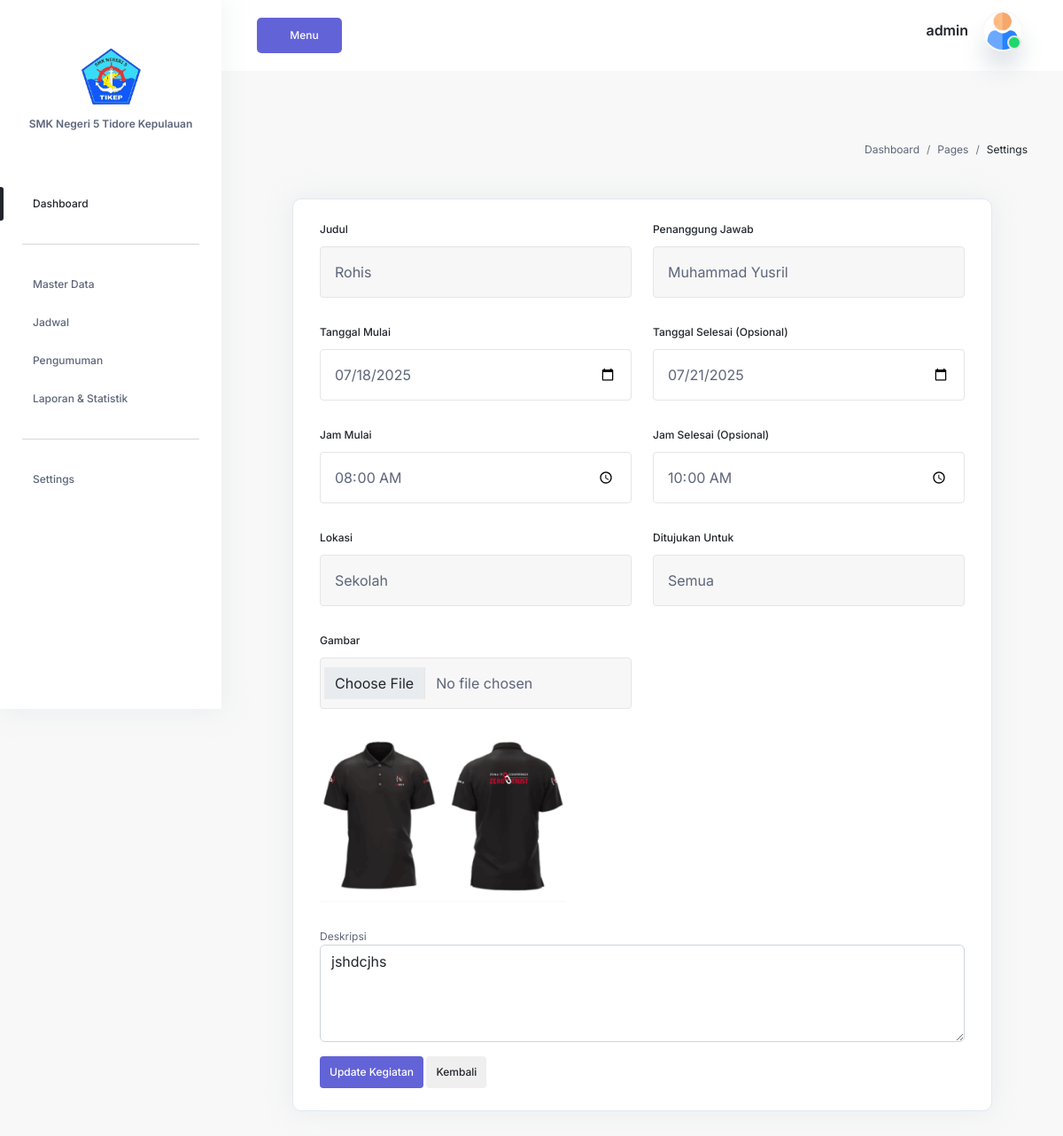
Page /login/admin/formJadwalKegiatan.php?edit=3 (signed in) on the committed database.
### tables this page shows
CREATE TABLE `users` (
  `id` int(11) NOT NULL,
  `nama` varchar(100) NOT NULL,
  `username` varchar(50) DEFAULT NULL,
  `password` varchar(255) NOT NULL,
  `email` varchar(100) NOT NULL,
  `role` enum('admin','guru','siswa') NOT NULL,
  `is_active` tinyint(1) NOT NULL DEFAULT '1',
  `login_attempts` tinyint(1) NOT NULL DEFAULT '1',
  `created_at` timestamp NOT NULL DEFAULT CURRENT_TIMESTAMP,
  `updated_at` timestamp NULL DEFAULT NULL ON UPDATE CURRENT_TIMESTAMP
);

CREATE TABLE `kegiatan` (
  `id` int(11) NOT NULL,
  `judul` varchar(150) NOT NULL,
  `deskripsi` text,
  `tanggal_mulai` date NOT NULL,
  `tanggal_selesai` date DEFAULT NULL,
  `jam_mulai` time DEFAULT NULL,
  `jam_selesai` time DEFAULT NULL,
  `lokasi` varchar(150) DEFAULT NULL,
  `penanggung_jawab_id` int(11) DEFAULT NULL,
  `ditujukan_untuk` enum('siswa','guru','semua') NOT NULL DEFAULT 'semua',
  `gambar` varchar(255) DEFAULT NULL,
  `created_at` timestamp NOT NULL DEFAULT CURRENT_TIMESTAMP,
  `updated_at` timestamp NULL DEFAULT NULL ON UPDATE CURRENT_TIMESTAMP
);

CREATE TABLE `guru` (
  `id` int(11) NOT NULL,
  `user_id` int(11) NOT NULL,
  `nip` varchar(50) NOT NULL,
  `jenis_kelamin` enum('L','P') DEFAULT NULL,
  `alamat` text,
  `no_telp` varchar(20) DEFAULT NULL,
  `created_at` timestamp NOT NULL DEFAULT CURRENT_TIMESTAMP,
  `updated_at` timestamp NULL DEFAULT NULL ON UPDATE CURRENT_TIMESTAMP
);

### login/admin/formJadwalKegiatan.php (the view, shortened to what this page needs)
<?php
include "../config/koneksi.php";
$editData = null;
if (isset($_GET['edit'])) {
    $id = (int)$_GET['edit'];
    $edit_query = mysqli_prepare($conn, "SELECT * FROM kegiatan WHERE id = ?");
    mysqli_stmt_bind_param($edit_query, "i", $id);
    mysqli_stmt_execute($edit_query);
    $edit_result = mysqli_stmt_get_result($edit_query);
    $editData = mysqli_fetch_assoc($edit_result);
}
$guru_query = mysqli_query($conn, "SELECT g.id, u.nama
                                  FROM guru g
                                  JOIN users u ON g.user_id = u.id
                                  ORDER BY u.nama");
$guruOptions = [];
while ($guru = mysqli_fetch_assoc($guru_query)) {
    $guruOptions[] = $guru;
}
?>
<?php require_once 'template/header.php';?>
<?php require_once 'template/sidebar.php';?>
<section class="section">
    <div class="container-fluid">
        <div class="title-wrapper pt-80">
            <div class="row align-items-center">
                <div class="col-md-6">
                    <div class="breadcrumb-wrapper mb-30">
                        <nav aria-label="breadcrumb">
                            <ol class="breadcrumb">
                                <li class="breadcrumb-item"><a href="#0">Dashboard</a></li>
                                <li class="breadcrumb-item"><a href="#0">Pages</a></li>
                                <li class="breadcrumb-item active" aria-current="page">Settings</li>
                            </ol>
                        </nav>
                    </div>
                </div>
            </div>
        </div>
<section class="section">
            <div class="container-fluid">
                <div class="row">
                    <div class="col-lg-12">
<div class="card-style settings-card-1 mb-30">
    <form method="POST" enctype="multipart/form-data">
        <div class="row">
            <div class="col-md-6">
                <div class="input-style-1">
                    <label>Judul</label>
                    <input type="text" name="judul" class="form-control" required
                           value="<?php echo htmlspecialchars($editData['judul'] ?? ''); ?>">
                </div>
            </div>
            <div class="col-md-6">
                <div class="input-style-1">
                    <label>Penanggung Jawab</label>
                    <select name="penanggung_jawab_id" class="form-control">
                        <?php foreach ($guruOptions as $guru): ?>
                        <option value="<?php echo $guru['id']; ?>"
                            <?php echo (isset($editData['penanggung_jawab_id']) && $editData['penanggung_jawab_id'] == $guru['id']) ? 'selected' : ''; ?>>
                            <?php echo htmlspecialchars($guru['nama']); ?>
                        </option>
                        <?php endforeach; ?>
                    </select>
                </div>
            </div>
            <div class="col-md-6">
                <div class="input-style-1">
                    <label>Tanggal Mulai</label>
                    <input type="date" name="tanggal_mulai" class="form-control" required
                           value="<?php echo htmlspecialchars($editData['tanggal_mulai'] ?? ''); ?>">
                </div>
            </div>
            <div class="col-md-6">
                <div class="input-style-1">
                    <label>Tanggal Selesai (Opsional)</label>
                    <input type="date" name="tanggal_selesai" class="form-control"
                           value="<?php echo htmlspecialchars($editData['tanggal_selesai'] ?? ''); ?>">
                </div>
            </div>
            <div class="col-md-6">
                <div class="input-style-1">
                    <label>Jam Mulai</label>
                    <input type="time" name="jam_mulai" class="form-control" required
                           value="<?php echo htmlspecialchars($editData['jam_mulai'] ?? ''); ?>">
                </div>
            </div>
            <div class="col-md-6">
                <div class="input-style-1">
                    <label>Jam Selesai (Opsional)</label>
                    <input type="time" name="jam_selesai" class="form-control"
                           value="<?php echo htmlspecialchars($editData['jam_selesai'] ?? ''); ?>">
                </div>
            </div>
            <div class="col-md-6">
                <div class="input-style-1">
                    <label>Lokasi</label>
                    <input type="text" name="lokasi" class="form-control" required
                           value="<?php echo htmlspecialchars($editData['lokasi'] ?? ''); ?>">
                </div>
            </div>
            <div class="col-md-6">
                <div class="input-style-1">
                    <label>Ditujukan Untuk</label>
                    <select name="ditujukan_untuk" class="form-control" required>
                        <option value="semua" <?php echo (isset($editData['ditujukan_untuk']) && $editData['ditujukan_untuk'] == 'semua') ? 'selected' : ''; ?>>Semua</option>
                    </select>
                </div>
            </div>
            <div class="col-md-6">
                <div class="input-style-1">
                    <label>Gambar</label>
                    <input type="file" name="gambar" class="form-control" accept="image/*" onchange="previewImage(event)">
                    <?php if (!empty($editData['gambar'])): ?>
                    <br>
                    <img id="preview" src="<?php echo htmlspecialchars($editData['gambar']); ?>" style="max-height: 200px;">
                    <?php else: ?>
                    <br><img id="preview" style="max-height: 200px; display:none;">
                    <?php endif; ?>
                </div>
            </div>
            <div class="col-md-12">
                <label>Deskripsi</label>
                <textarea name="deskripsi" rows="4" class="form-control" required><?php echo htmlspecialchars($editData['deskripsi'] ?? ''); ?></textarea>
            </div>
            <div class="col-md-12 mt-3">
                <button type="submit" name="<?php echo isset($editData) ? 'update' : 'simpan'; ?>" class="main-btn primary-btn btn-hover">
                    <?php echo isset($editData) ? 'Update' : 'Tambah'; ?> Kegiatan
                </button>
                <a href="jadwalKegiatan.php" class="main-btn light-btn btn-hover">Kembali</a>
            </div>
        </div>
    </form>
</div>
                </div>
                </div>
            </div>
        </section>
    </div>
</section>
<?php require_once 'template/footer.php';?>

### login/admin/template/header.php (shortened to what this page needs)
<?php
include "../config/koneksi.php";
$user_id = $_SESSION['user_id'];
$query = mysqli_query($conn, "SELECT * FROM users WHERE id = '$user_id'");
 $data = mysqli_fetch_assoc($query);
?>
    <!DOCTYPE html>
<html lang="en">
    <head>
        <link rel="stylesheet" href="https://cdn.jsdelivr.net/npm/@fortawesome/fontawesome-free@5.15.4/css/fontawesome.min.css">
        <link
            href="https://cdn.jsdelivr.net/npm/bootstrap@5.2.0-beta1/dist/css/bootstrap.min.css"
            rel="stylesheet"
>
        <link rel="stylesheet" href="../../css/LineIcons.2.0.css">
        <link href="https://cdn.lineicons.com/4.0/lineicons.css" rel="stylesheet" />
        <link rel="stylesheet" href="https://cdnjs.cloudflare.com/ajax/libs/font-awesome/6.4.2/css/all.min.css" />
        <link rel="stylesheet" href="../assets/css/fullcalendar.css">
        <link rel="stylesheet" href="../assets/css/morris.css">
        <link rel="stylesheet" href="../assets/css/datatable.css">
        <link rel="stylesheet" href="../assets/css/main.css">
<link rel="stylesheet" type="text/css" href="https://cdn.datatables.net/1.11.5/css/jquery.dataTables.css">
        <body>
            <main class="main-wrapper">
                <header class="header">
                    <div class="container-fluid">
                        <div class="row">
                            <div class="col-lg-5 col-md-5 col-6">
                                <div class="header-left d-flex align-items-center">
                                    <div class="menu-toggle-btn mr-20">
                                        <button id="menu-toggle" class="main-btn primary-btn btn-hover">
                                            Menu
                                        </button>
                                    </div>
                                </div>
                            </div>
                            <div class="col-lg-7 col-md-7 col-6">
                                <div class="header-right">
                                    <div class="profile-box ml-15">
                                        <button
                                            class="dropdown-toggle bg-transparent border-0"
                                            type="button"
                                            id="profile"
                                            data-bs-toggle="dropdown"
                                            aria-expanded="false">
                                            <div class="profile-info">
                                                <div class="info">
                                                    <h6><?php echo $data['username'];?></h6>
                                                    <div class="image">
                                                        <img src="../../assets/img/user.png" alt=""/>
                                                        <span class="status"></span>
                                                    </div>
                                                </div>
                                            </div>
                                        </button>
                                    </div>
                                </div>
                            </div>
                        </div>
                    </div>
                </header>

### login/assets/css/fullcalendar.css (style rules this page uses)
:root { --fc-daygrid-event-dot-width:8px;--fc-list-event-dot-width:10px;--fc-list-event-hover-bg-color:#f5f5f5 }

### rows in the picture
users: username "admin"
kegiatan: judul "Rohis", penanggung_jawab_id "Muhammad Yusril", tanggal_mulai "07/18/2025", tanggal_selesai "07/21/2025", jam_mulai "08:00:00", jam_selesai "10:00:00", lokasi "Sekolah", ditujukan_untuk "Semua", gambar (picture), deskripsi "jshdcjhs"
